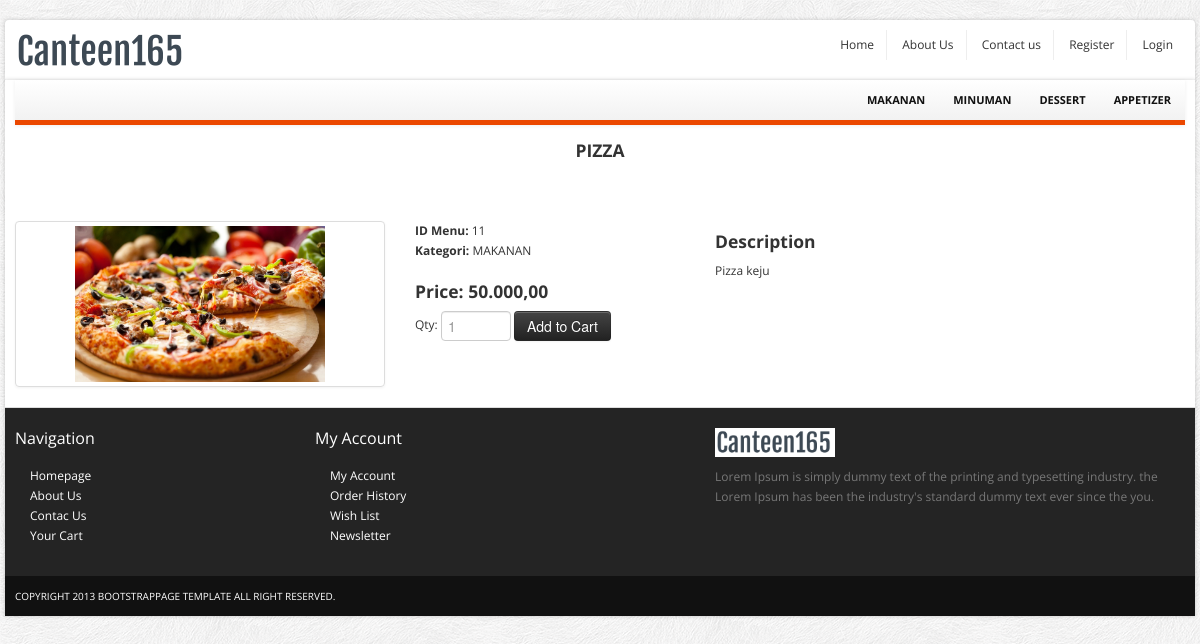
Page /index.php?p=productdetail&id=11 on the committed database.
### tables this page shows
CREATE TABLE `tblcategory` (
  `id` int(11) NOT NULL,
  `nama` varchar(50) NOT NULL,
  `deskripsi` varchar(300) NOT NULL
);

CREATE TABLE `tblmenu` (
  `id` int(11) NOT NULL,
  `nama` varchar(50) NOT NULL,
  `deskripsi` varchar(500) NOT NULL,
  `harga` int(11) NOT NULL,
  `idcategory` int(11) NOT NULL,
  `foto` varchar(100) NOT NULL
);

### inc.koneksi.php (called while the page is built, shortened)
<?php
class Connection{
   private $host = "localhost";
   private $struser = "root";
   private $strpassword = "";
   private $strdbname = "canteen165";
	function connect()
	{
	    $conn = mysqli_connect($this->host,$this->struser, $this->strpassword);
	 	 mysqli_select_db($conn, $this->strdbname);
		 $this->connection = $conn;
	}
}
?>

### class/class.Category.php (called while the page is built, shortened)
<?php
	class Category extends Connection
	{
		public function __get($atribute) {
			if (property_exists($this, $atribute)) {
				return $this->$atribute;
				}
		}
		public function SelectAllCategory(){
			$sql = "SELECT * FROM tblcategory";
			$result = mysqli_query($this->connection, $sql);
			$arrResult = Array();
			$cnt=0;
			if(mysqli_num_rows($result) > 0){
				while ($data = mysqli_fetch_array($result))
				{
					$objCategory = new Category();
					$objCategory->id=$data['id'];
					$objCategory->nama=$data['nama'];
					$objCategory->deskripsi=$data['deskripsi'];
					$arrResult[$cnt] = $objCategory;
					$cnt++;
				}
			}
			return $arrResult;
		}
 	}
?>

### class/class.Menu.php (called while the page is built, shortened)
<?php
	class Menu extends Connection
	{
		private $id =0;
		public function __get($atribute) {
			if (property_exists($this, $atribute)) {
				return $this->$atribute;
				}
		}
		public function SelectOneMenu(){
			$sql = "SELECT a.*, b.nama as namacategory FROM tblmenu a, tblcategory b where a.idcategory= b.id AND a.id='$this->id'";
			$resultOne = mysqli_query($this->connection, $sql);
			if(mysqli_num_rows($resultOne) == 1){
				$data = mysqli_fetch_assoc($resultOne);
				$this->nama = $data['nama'];
				$this->deskripsi = $data['deskripsi'];
				$this->namacategory=$data['namacategory'];
				$this->harga = $data['harga'];
				$this->foto = $data['foto'];
			}
		}
 	}
?>

### index.php (the view, shortened to what this page needs)
<?php
	require "inc.koneksi.php";
?>
<!DOCTYPE html>
<html lang="en">
	<head>
		<link href="css/bootstrap.min.css" rel="stylesheet">
		<link href="css/bootstrap-responsive.min.css" rel="stylesheet">
		<link href="css/flexslider.css" rel="stylesheet"/>
		<link href="css/main.css" rel="stylesheet"/>
	</head>
    <body>
		<div id="top-bar" class="container">
			<div class="row">
				<div class="span4">
					<a href="index.php" class="logo pull-left"><img src="images/logo.png" class="site_logo" alt=""></a>
				</div>
				<div class="span8">
					<div id="menu_user" class="account pull-right">
						<ul class="user-menu">
						    <li><a href="index.php">Home</a></li>
							<li><a href="index.php?p=about">About Us</a></li>
							<li><a href="index.php?p=contact">Contact us</a></li>
							<?php
								if(isset($_SESSION["role"]))
							    {
									if($_SESSION["role"] == "admin")
									{
							?>
										<li><a href="index.php?p=accountlist">User</a></li>
										<li><a href="index.php?p=rolelist">Role</a></li>
										<li><a href="index.php?p=pembelilist">Pembeli</a></li>
										<li><a href="index.php?p=categorylist">Kategori</a></li>
										<li><a href="index.php?p=menulist">Menu</a></li>
										<li><a href="index.php?p=bannerlist">Banner</a></li>
										<li><a href="index.php?p=pesananlist">Pesanan</a></li>
							<?php
									}
									else
									{
							?>
										<li><a href="index.php?p=historypesanan">History Pesanan</a></li>
										<li><a href="index.php?p=cart">Keranjang</a></li>
							<?php
									}
							?>
									<li><a href="index.php?p=logout">Logout</a></li>
							<?php
							    }
							    else
								{
							?>
									<li><a href="index.php?p=register">Register</a></li>
									<li><a href="index.php?p=login">Login</a></li>
							<?php
								}
							?>
						</ul>
					</div>
				</div>
			</div>
		</div>
		<div id="wrapper" class="container">
		<div class="navbar-inner main-menu">
					<nav id="menu" class="pull-right">
					<ul>
					<?php
					require_once('./class/class.Category.php');
					$objCategory = new Category();
					$arrayResult = $objCategory->SelectAllCategory();
					foreach ($arrayResult as $dataCategory) {
						echo '<li><a href="index.php?p=products&id='.$dataCategory->id.'">'.$dataCategory->nama.'</a>';
						echo '</li>';
					}
					?>
						</ul>
					</nav>
				</div>
			<section id="content">
			<div id="konten">
				<?php
				$pages_dir = 'pages';
				if(!empty($_GET['p'])){
					$pages = scandir($pages_dir, 0);
					unset($pages[0], $pages[1]);
					$p = $_GET['p'];
					if(in_array($p.'.php', $pages)){
						include($pages_dir.'/'.$p.'.php');
					} else {
						echo 'Halaman tidak ditemukan! :(';
					}
				} else {
					include($pages_dir.'/home.php');
				}
				?>
			</div>
			</section>
			<section id="footer-bar">
				<div class="row">
					<div class="span3">
						<h4>Navigation</h4>
						<ul class="nav">
							<li><a href="index.php">Homepage</a></li>
							<li><a href="index.php?p=about">About Us</a></li>
							<li><a href="./contact.html">Contac Us</a></li>
							<li><a href="./cart.html">Your Cart</a></li>
						</ul>
					</div>
					<div class="span4">
						<h4>My Account</h4>
						<ul class="nav">
							<li><a href="index.php?p=editprofile">My Account</a></li>
							<li><a href="index.php?p=history">Order History</a></li>
							<li><a href="#">Wish List</a></li>
							<li><a href="#">Newsletter</a></li>
						</ul>
					</div>
					<div class="span5">
						<p class="logo"><img src="images/logo.png" class="site_logo" alt=""></p>
						<p>Lorem Ipsum is simply dummy text of the printing and typesetting industry. the  Lorem Ipsum has been the industry's standard dummy text ever since the you.</p>
						<br/>
						<span class="social_icons">
							<a class="facebook" href="#">Facebook</a>
							<a class="twitter" href="#">Twitter</a>
							<a class="skype" href="#">Skype</a>
							<a class="vimeo" href="#">Vimeo</a>
						</span>
					</div>
				</div>
			</section>
			<section id="copyright">
				<span>Copyright 2013 bootstrappage template  All right reserved.</span>
			</section>
		</div>
    </body>
</html>

### pages/productdetail.php (shortened to what this page needs)
<?php
	if(isset($_GET['id'])){
		require_once('./class/class.Menu.php');
		$objMenu = new Menu();
		$objMenu->id = $_GET['id'];
		$objMenu->SelectOneMenu();
	}
?>
<section class="header_text sub">
	<h4><span><?php echo $objMenu->nama; ?></span></h4>
</section>
<section class="main-content">
	<div class="row">
		<div class="span12">
			<div class="row">
				<div class="span4">
					<a href="<?php echo "upload/menu/".$objMenu->foto; ?>" class="thumbnail" data-fancybox-group="group1" title="Description 1"><?php echo '<img height="150" width="250" src="upload/menu/'.$objMenu->foto.'" alt="" />'; ?></a>
				</div>
				<div class="span3">
					<address>
						<strong>ID Menu:</strong> <span><?php echo $objMenu->id; ?></span><br>
						<strong>Kategori:</strong> <span><?php echo $objMenu->namacategory; ?></span><br>
					</address>
					<h4><strong>Price: <?php echo number_format($objMenu->harga,2,',','.'); ?></strong></h4>
					<form action="index.php?p=cart" method="post" class="form-inline">
						<label>Qty:</label>
						<input type="text" class="span1" required name="qty" placeholder="1">
						<input name="btnPesan" class="btn btn-inverse" type="submit" value="Add to Cart">
					</form>
				</div>
				<div class="span4">
					<h4>
						<span class="text"><strong>Description</strong></span>
					</h4>
					<div class="tab-content">
						<div class="tab-pane active" id="home"><?php echo $objMenu->deskripsi; ?></div>
					</div>
				</div>
			</div>
		</div>
	</div>
</section>

### css/main.css (style rules this page uses)
body { font-size: 12px; font-family: 'Open Sans', arial, tahoma, sans-serif; background:url(images/bg.png) repeat 0 0 fixed; }
label, input, button, select, textarea { font-size: 12px; }
ul li a,a { color:#333; outline:0; -webkit-transition: all 0.2s linear; -moz-transition: all 0.2s linear; -o-transition: all 0.2s linear; -ms-transition: all 0.2s linear; transition: all 0.2s linear; }
a { color:#eb4800; }
#wrapper,#top-bar { background: #fff; margin: 20px auto 20px auto; box-shadow: 0px 0px 4px 0px rgba(0, 0, 0, 0.2); -moz-box-shadow: 0px 0px 4px 0px rgba(0, 0, 0, 0.2); -webkit-box-shadow: 0px 0px 4px 0px rgba(0, 0, 0, 0.2); padding:0px 10px; }
section.homepage-slider, section.navbar, section.google_map, section#footer-bar, section#copyright { margin-left: -10px; margin-right: -10px; }
section.header_text { background:url(images/bg_h.png) no-repeat bottom; text-align:center; padding:15px 0 20px 0; font-size:16px; line-height:30px; border-bottom:1px solid #fff; }
section.header_text.sub { font-size:14px; margin-bottom:40px; }
section.header_text.sub h4 { text-transform:uppercase; margin:0; }
#top-bar { background-color:#fff; padding:10px; margin: 20px auto -22px auto; -webkit-border-radius: 4px; -moz-border-radius: 4px; border-radius: 4px; }
#top-bar .user-menu { margin: 0; padding: 0; list-style: none; }
#top-bar .user-menu li { display: inline-block; *display: inline; zoom: 1; border-right: 1px solid #eee; padding: 5px 12px; }
#top-bar .user-menu li:last-child { border-right:0; }
section#footer-bar, section#copyright { padding:10px 10px; }
section#footer-bar { margin-top:20px; padding-top:10px; background-color:#242424; border-top:1px solid #ddd; color:#777; }
section#footer-bar p.logo { margin-top:10px; width:120px; }
section#footer-bar a { text-indent:15px; color:#fff; }
section#footer-bar .nav a { background: url(images/trigger_right.png) no-repeat 5px 7px; }
section#footer-bar h4 { padding: 0; font-size: 16px; color: #fff; font-weight:normal; margin: 10px 0 18px; }
section#footer-bar .social_icons a { display: block; float: left; width: 29px; height: 28px; text-indent: -9999px; background-image: url(images/social-icons.png); background-repeat: no-repeat; margin-right: 10px; -webkit-transition: all 0.4s; -moz-transition: all 0.4s; -o-transition: all 0.4s; -ms-transition: all 0.4s; transition: all 0.4s; }
section#footer-bar .social_icons a.twitter { background-position: -38px 0; }
section#footer-bar .social_icons a.skype { background-position: -76px 0; }
section#footer-bar .social_icons a.vimeo { background-position: -115px 0; }
section#copyright { background-color:#111111; color:#fff; font-size:10px; text-transform:uppercase; }
.navbar-inner.main-menu { height: 40px; padding-left:10px; padding-right:0; border-right: 0; border-left: 0; border-top: 0; border-bottom:5px solid #eb4800; -webkit-border-radius: 0; -moz-border-radius: 0; border-radius: 0; filter: none; }
#menu > ul { display: block; margin-left:0; }
#menu > ul > li { list-style: none; float: left; position: relative; margin-right: 0px; }
#menu > ul > li > a { font-size: 11px; color: #111; display: block; text-transform: uppercase; font-weight: bold; text-align: center; padding: 10px 14px; }

### rows in the picture
tblcategory: nama "MAKANAN"
tblcategory: nama "MINUMAN"
tblcategory: nama "DESSERT"
tblcategory: nama "APPETIZER"
tblmenu: nama "PIZZA", foto (picture), id "11", idcategory.nama "MAKANAN", harga "50.000,00", deskripsi "Pizza keju"
